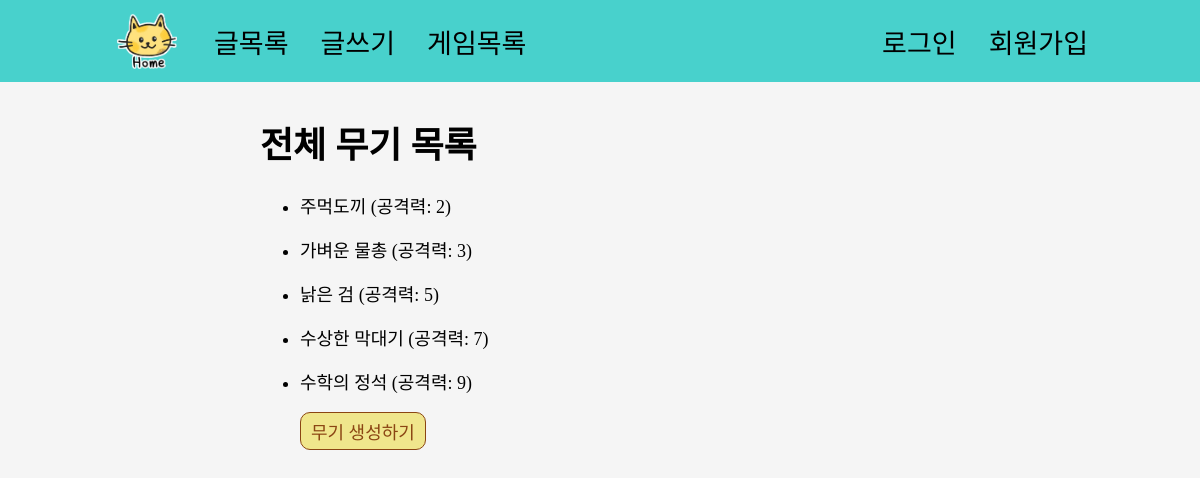
The page /games/weapon/list/ on the database as committed earlier.
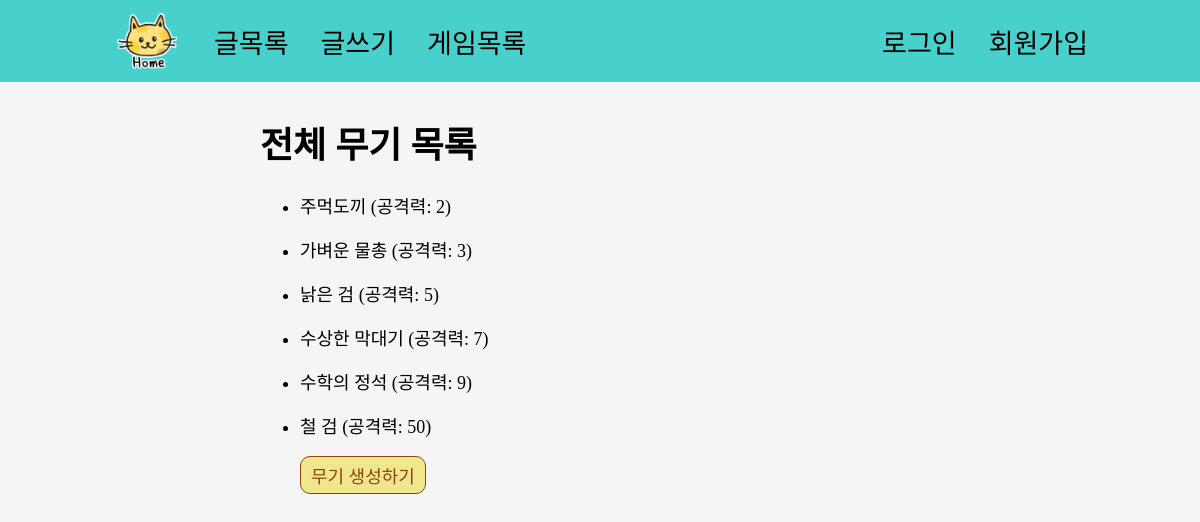
The same page on the database as committed later.
### games/models.py (models this page shows, shortened)
class Weapon(models.Model):
    name = models.CharField(max_length=20)
    power = models.IntegerField()

### games/views.py (the view)
# urls.py: path('weapon/list/', views.weapon_list, name='weapon_list'),
def weapon_list(request):
    weapons = Weapon.objects.all()
    context = {
        'weapons': weapons,
    }
    return render(request, 'games/weapon_list.html', context)

### games/templates/games/weapon_list.html
{% extends 'base.html' %}
{% load static %}
{% block head %}
  <link rel="stylesheet" href="{% static 'css/games/weapon_list.css' %}">
{% endblock %}
{% block body %}
  <h1>전체 무기 목록</h1>
  <ul>
    {% for weapon in weapons %}
      <li><p>{{weapon.name}} (공격력: {{weapon.power}})</p></li>
    {% empty %}
      <li><p>무기가 없습니다.</p></li>
    {% endfor %}
    <a class="button" href="{% url 'games:weapon_create' %}" style="display: inline-block; padding: 5px 10px; border: 1px solid; border-radius: 10px; background-color: Khaki; color: SaddleBrown; font-size: 1rem; text-decoration: none;">무기 생성하기</a>
  </ul>
{% endblock %}

Rows that differ between the two databases and show on the page:
added Weapon: name "철 검", power "50"
